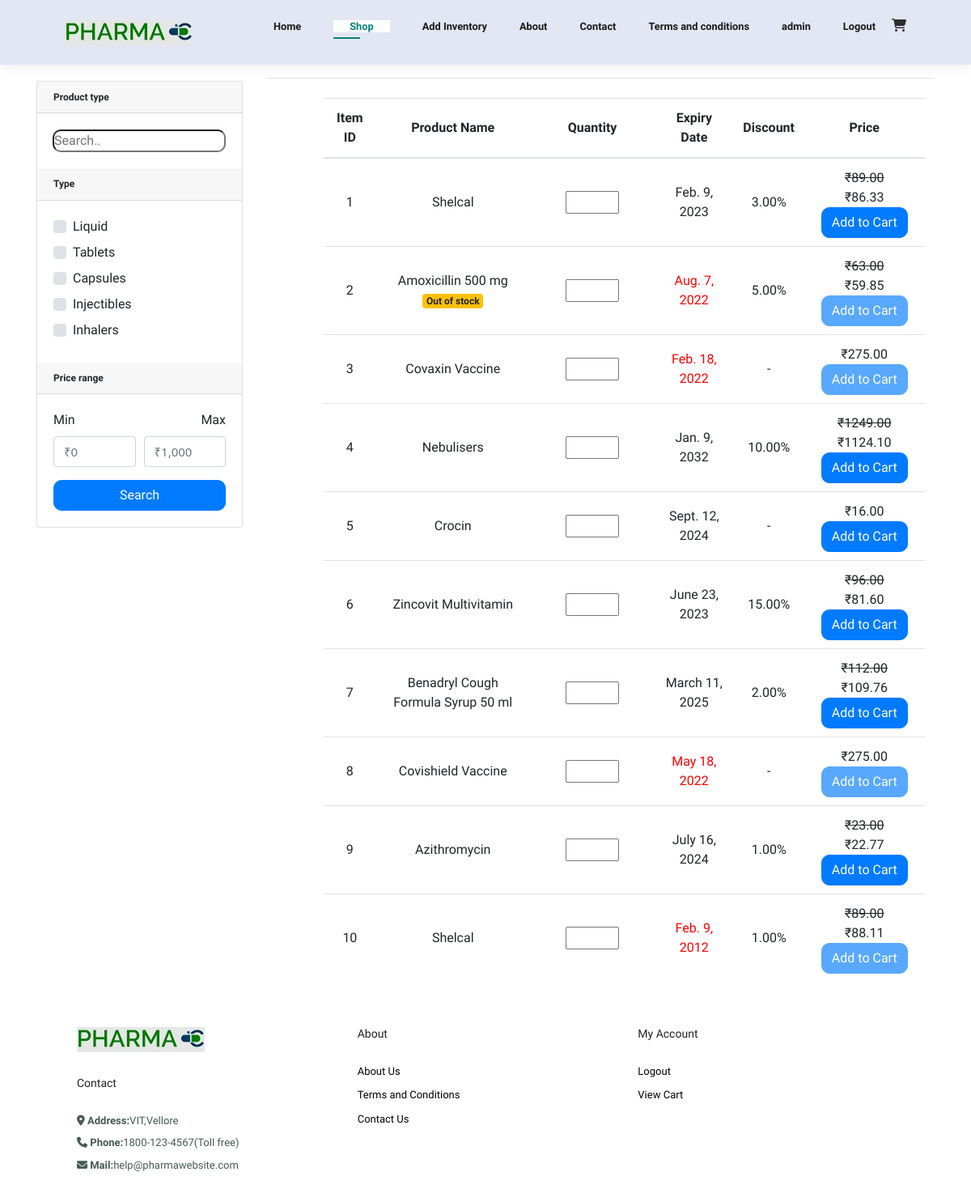
Screenshot of /view (signed in) with the database file from the repository.
### inventory/models.py (models this page shows, shortened)
class ItemMain(models.Model):
    itemid = models.AutoField(primary_key=True)
    itemname = models.CharField(max_length=50)
    discount = models.DecimalField(decimal_places=2, max_digits=25)
    price = models.DecimalField(decimal_places=2, max_digits=25)
    type = models.ForeignKey(ItemsCat, on_delete=models.CASCADE)
    composition = models.TextField()
    manufacturingdate = models.DateField()
    expirydate = models.DateField()
    quantity = models.IntegerField(default=0)
    slug = models.SlugField(max_length=50, unique=True, editable=True)

### inventory/views.py (the view)
# urls.py: path('view', views.items_display, name="view"),
@login_required(login_url='login')
def items_display(request):
    itemsearch = []
    l = []
    if request.method == 'POST':
        search_keyword = request.POST.get('search_keyword')
        if search_keyword != "" and search_keyword != None:
            item_search_part1 = list(ItemMain.objects.filter(
                itemname__icontains=search_keyword))
            item_search_part2 = list(ItemMain.objects.filter(
                composition__icontains=search_keyword))
            item_search_part3 = list(ItemMain.objects.filter(
                itemid__icontains=search_keyword))
            itemsearch = item_search_part1 + item_search_part2 + item_search_part3
            if itemsearch == []:
                messages.info(request, 'No Results Found')
        else:
            itemsearch = list(ItemMain.objects.all())
        cat = request.POST.getlist('cat', [])
        min_price = request.POST.get('min_price')
        max_price = request.POST.get('max_price')
        quantity = request.POST.get('quantity')
        if quantity == '' or quantity == None:
            quantity = 0
        else:
            quantity = int(quantity)
        id = request.POST.get('id')
        if id:
            currentItem = ItemMain.objects.filter(slug=id)[0]
            if (currentItem.quantity - quantity >= 0):
                for counter in range(quantity):
                    cartModel = UserCart.objects.filter(
                        user=User.objects.filter(username=request.user)[0],
                        itemid=ItemMain.objects.filter(itemid=id)[0],
                        quantity=quantity
                    )
                    if cartModel:
                        cartModel = UserCart.objects.create(
                            user=User.objects.filter(username=request.user)[0],
                            itemid=ItemMain.objects.filter(itemid=id)[0],
                            quantity=quantity
                        )
                        cartModel.save()
                    else:
                        cartModel = UserCart.objects.create(
                            user=User.objects.filter(username=request.user)[0],
                            itemid=ItemMain.objects.filter(itemid=id)[0],
                            quantity=quantity
                        )
                        cartModel.save()
                currentItem.quantity -= quantity
                currentItem.save()
            else:
                messages.info(request, str("Only " + str(currentItem.quantity) +
                                           " are left in the inventory"))
        if min_price == '' or min_price == None:
            min_price = 0
        else:
            min_price = int(min_price)
        if max_price == '' or max_price == None:
            max_price = 10000000
        else:
            max_price = int(max_price)
        items = []
        if len(cat) > 0:
            if (len(cat)):
                items = ItemMain.objects.filter(
                    type__in=ItemsCat.objects.filter(catName__in=cat))
        else:
            items = ItemMain.objects.all()
        items = list(set(items).intersection(set(itemsearch)))
        for i in items:
            ll = []
            ll.append(i.itemid)
            ll.append(i.itemname)
            ll.append(i.expirydate)
            ll.append(i.discount)
            ll.append(i.price)
            price = i.price
            offer = i.discount
            newPrice = price - (price * offer)/100
            ll.append(newPrice)
            if newPrice >= min_price and newPrice <= max_price:
                ll.append("Valid")
            else:
                ll.append("Invalid")
            ll.append(i.slug)
            if i.expirydate <= date.today():
                ll.append("Expired")
            else:
                ll.append("Valid")
            if i.quantity == 0:
                ll.append("Out of Stock")
            else:
                ll.append("In Stock")
            l.append(ll)
    else:
        items = list(ItemMain.objects.all())
        for i in items:
            ll = []
            ll.append(i.itemid)
            ll.append(i.itemname)
            ll.append(i.expirydate)
            ll.append(i.discount)
            ll.append(i.price)
            price = i.price
            offer = i.discount
            newPrice = price - (price * offer)/100
            ll.append(newPrice)
            if newPrice >= 0 and newPrice <= 10000000:
                ll.append("Valid")
            else:
                ll.append("Invalid")
            ll.append(i.slug)
            if i.expirydate <= date.today():
                ll.append("Expired")
            else:
                ll.append("Valid")
            if i.quantity == 0:
                ll.append("Out of Stock")
            else:
                ll.append("In Stock")
            l.append(ll)
    context = {
        "items": l
    }
    return render(request, "inventory/inventory view.html", context)

### templates/inventory/inventory view.html (shortened to what this page needs)
{% extends "base.html" %}
{% load static %}
{% block home %}
<link href="//maxcdn.bootstrapcdn.com/bootstrap/4.1.1/css/bootstrap.min.css" rel="stylesheet" id="bootstrap-css">
<link rel="stylesheet" href="{% static 'css/inventory view.css' %}" />
<link rel="stylesheet" href="https://fontawesome.com/v4.7.0/assets/font-awesome/css/font-awesome.css">
<link rel="stylesheet" href="https://cdnjs.cloudflare.com/ajax/libs/font-awesome/4.7.0/css/font-awesome.min.css">
<div class="container">
	<div class="row">
		<aside class="col-md-3">
			<div class="card">
				<article class="filter-group">
					<header class="card-header">
						<h6 class="title">Product type</h6>
					</header>
					<div class="filter-content collapse show" id="collapse_1">
						<div class="card-body">
							<div class="input-group">
								<div class="input-group-append">
									<form method="POST">
										<input type="search" placeholder="Search.." name="search_keyword"
											style="border-radius: 10px; width: 100%;">
								</div>
							</div>
						</div>
					</div>
				</article>
				<article class="filter-group">
					<header class="card-header">
						<h6 class="title">Type </h6>
					</header>
					<div class="filter-content collapse show" id="collapse_2">
						<div class="card-body">
							<label class="custom-control custom-checkbox">
								<div class="custom-control-label">Liquid
								</div>
							</label>
							<label class="custom-control custom-checkbox">
								<div class="custom-control-label">Tablets
								</div>
							</label>
							<label class="custom-control custom-checkbox">
								<div class="custom-control-label">Capsules
								</div>
							</label>
							<label class="custom-control custom-checkbox">
								<div class="custom-control-label">Injectibles
								</div>
							</label>
							<label class="custom-control custom-checkbox">
								<div class="custom-control-label">Inhalers
								</div>
							</label>
						</div>
					</div>
				</article>
				<article class="filter-group">
					<header class="card-header">
						<h6 class="title">Price range </h6>
					</header>
					<div class="filter-content collapse show" id="collapse_3">
						<div class="card-body">
							<div class="form-row">
								<div class="form-group col-md-6">
									<label>Min</label>
									<input class="form-control" placeholder="₹0" type="number" name="min_price">
								</div>
								<div class="form-group text-right col-md-6">
									<label>Max</label>
									<input class="form-control" placeholder="₹1,000" type="number" name="max_price">
								</div>
							</div>
							<button class="btn btn-block btn-primary">Search</button>
						</div>
					</div>
				</article>
			</div>
		</aside>
		<main class="col-md-9">
			<header class="border-bottom mb-4 pb-3">
			</header>
			<div>
				<table class="table table-hover" style="width:90%; margin-left: 70px; margin-top: 10px;">
					<thead>
						<tr>
							<th scope="col" style="	font-weight: bold;">Item ID</td>
							<th scope="col" style="	font-weight: bold;">Product Name</td>
							<th scope="col" style="	font-weight: bold;">Quantity</td>
							<th scope="col" style="	font-weight: bold;">Expiry Date</td>
							<th scope="col" style="	font-weight: bold;">Discount</td>
							<th scope="col" style="	font-weight: bold;">Price</td>
						</tr>
					</thead>
					{% for item in items %}
					{% if item.6 == "Valid" %}
					<tr>
						<td scope="row">{{ item.0 }}</td>
						<td>{{ item.1 }}<br>{% if item.9 == "Out of Stock" %}<span class="badge badge-warning">Out of
								stock</span>{% endif %}</td>
						<form method="POST">
							<td><input type="number" id="quantity" name="quantity" min="0" max="1,000"
									style="width: 50%;"></td>
							{% if item.8 == "Expired" %}
							<td style="color: red;">{{ item.2 }}</td>
							{% else %}
							<td>{{ item.2 }}</td>
							{% endif %}
							{% if item.3 != 0 %}
							<td>{{ item.3 }}%</td>
							<td style="width: 20%;padding-bottom: 10px;"><del>₹{{ item.4|floatformat:2 }}</del><br>
								₹{{ item.5|floatformat:2 }}<br>
								{% if item.8 == "Expired" or item.9 == "Out of Stock" %}
								<button class="btn btn-primary" disabled>Add to Cart</button>
								{% else %}
								<button class="btn btn-primary">Add to Cart</button>
								{% endif %}
							</td>
							{% else %}
							<td>-</td>
							<td style="width: 20%;padding-bottom: 10px;">
								₹{{ item.5|floatformat:2 }}<br>
								{% if item.8 == "Expired" or item.9 == "Out of Stock" %}
								<button class="btn btn-primary" disabled>Add to Cart</button>
								{% else %}
								<button class="btn btn-primary">Add to Cart</button>
								{% endif %}
							</td>
							{% endif %}
						</form>
					</tr>
					{% endif %}
					{% endfor %}
				</table>
			</div>
		</main>
	</div>
</div>
{% endblock home %}

### templates/navbar.html
{% load static %}
<link rel="stylesheet" href="{% static 'css/navbar.css' %}">
<link rel="stylesheet" href="https://cdnjs.cloudflare.com/ajax/libs/font-awesome/4.7.0/css/font-awesome.min.css">
<section id="header">
    <a href="#"><img src="{% static 'img/logo.jpg'%}" class="logo" alt=""></a>
    <div>
        <ul id="navbar">
            <li><a class="{% if request.path == '/' %}active{% endif %}" href="{% url 'homepage' %}">Home</a>
            </li>
            <li><a class="{% if request.path == '/view' %}active{% endif %}" href="{% url 'view' %}">Shop</a></li>
            <li><a class="{% if request.path == '/upload_item' %}active{% endif %}" href="{% url 'inventoryadd' %}">Add
                    Inventory</a></li>
            <li><a class="{% if request.path == '/about' %}active{% endif %}" href="{% url 'about' %}">About</a></li>
            <li><a class="{% if request.path == '/contact' %}active{% endif %}" href="{% url 'contact' %}">Contact</a>
            </li>
            <li><a class="{% if request.path == '/t&c' %}active{% endif %}" href="{% url 'tnc' %}">Terms and
                    conditions</a></li>
            {% if user.is_authenticated %}
            <li>
                <a class="" href="{% url 'homepage' %}" class="dropdown-item">{{ user }}</a>
            </li>
            <li>
                <a class="" href="{% url 'logout' %}" class="dropdown-item">Logout</a>
            </li>
            {% else %}
            <li>
                <a class="{% if request.path == '/accounts/login' %}active{% endif %}" href="{% url 'login' %}"
                    class="dropdown-item">Login</a>
            </li>
            {% endif %}
            <a class="" href="{% url 'cart' %}"><i class="fa fa-shopping-cart"
                    style="color: rgba(0, 0, 0, 0.805)"></i></a>
        </ul>
    </div>
</section>

### static_in_env/css/navbar.css (style rules this page uses)
* { margin: 0; padding: 0; box-sizing: border-box; font-family: 'Spartan', sans-serif; }
#header { display: flex; align-items: center; justify-content: space-between; padding: 20px 80px; background: #E3E6F3; box-shadow: 0 5px 15px rgba(0, 0, 0, 0.06); z-index: 999; position: sticky; top: 0; left: 0 }
#navbar { display: flex; align-items: center; justify-content: center; }
#navbar li { list-style: none; padding: 0 20px; position: relative; }
#navbar li a { text-decoration: none; font-size: 0.8rem; font-weight: 600; color: #1a1a1a; transition: 0.3s ease; }
#navbar li a:hover, #navbar li a.active { color: #088178; }
#navbar li a.active::after, #navbar li a:hover::after { content: ""; width: 30%; height: 2px; background: #088178; position: absolute; bottom: -4px; left: 20px }
body { margin: 0; padding: 0; font-family: sans-serif; background-image: url("b2g.png"); background-repeat: no-repeat; }
.active { width: 1000px; min-height: 688px; background-color: white; margin: 0 auto; padding: 0px 20px 0px 20px; }

### static_in_env/css/inventory view.css (style rules this page uses)
.title { margin: 0; }
body { margin: 0; padding: 0; font-family: sans-serif; background-image: url("b2g.png"); background-repeat: no-repeat; }
.row:after { content: ""; display: table; clear: both; }
.table, th, td { text-align: center; }
.table td, .table th { vertical-align: middle !important; }
.form-control { font-family: system-ui, sans-serif; font-size: 15px; line-height: 1.1; margin-right: 5px; }
.btn { border-radius: 10px; }

### static_in_env/css/footer.css (style rules this page uses)
* { margin:0; padding:0; box-sizing: border-box; font-family:'Spartan', sans-serif; }
h6 { font-weight: 700; font-size: 12px; }

### rows the page displays
ItemMain: itemname "Shelcal", expirydate "Feb. 9, 2023", discount "3.00", price "89.00"
ItemMain: itemname "Amoxicillin 500 mg", expirydate "Aug. 7, 2022", discount "5.00", price "63.00"
ItemMain: itemname "Covaxin Vaccine", expirydate "Feb. 18, 2022"
ItemMain: itemname "Nebulisers", expirydate "Jan. 9, 2032", discount "10.00", price "1249.00"
ItemMain: itemname "Crocin", expirydate "Sept. 12, 2024"
ItemMain: itemname "Zincovit Multivitamin", expirydate "June 23, 2023", discount "15.00", price "96.00"
ItemMain: itemname "Benadryl Cough Formula Syrup 50 ml", expirydate "March 11, 2025", discount "2.00", price "112.00"
ItemMain: itemname "Covishield Vaccine", expirydate "May 18, 2022"
ItemMain: itemname "Azithromycin", expirydate "July 16, 2024", discount "1.00", price "23.00"
ItemMain: itemname "Shelcal", expirydate "Feb. 9, 2012", discount "1.00", price "89.00"

### other values shown
{{ user }} "admin"
{{ item.0 }} "1" "2" "3" "4" "5" "6" "7" "8" "9" "10"
{{ item.5|floatformat:2 }} "86.33" "59.85" "1124.10" "81.60" "109.76" "22.77" "88.11"
{{ item.5|floatformat:2 }} "275.00" "16.00" "275.00"
